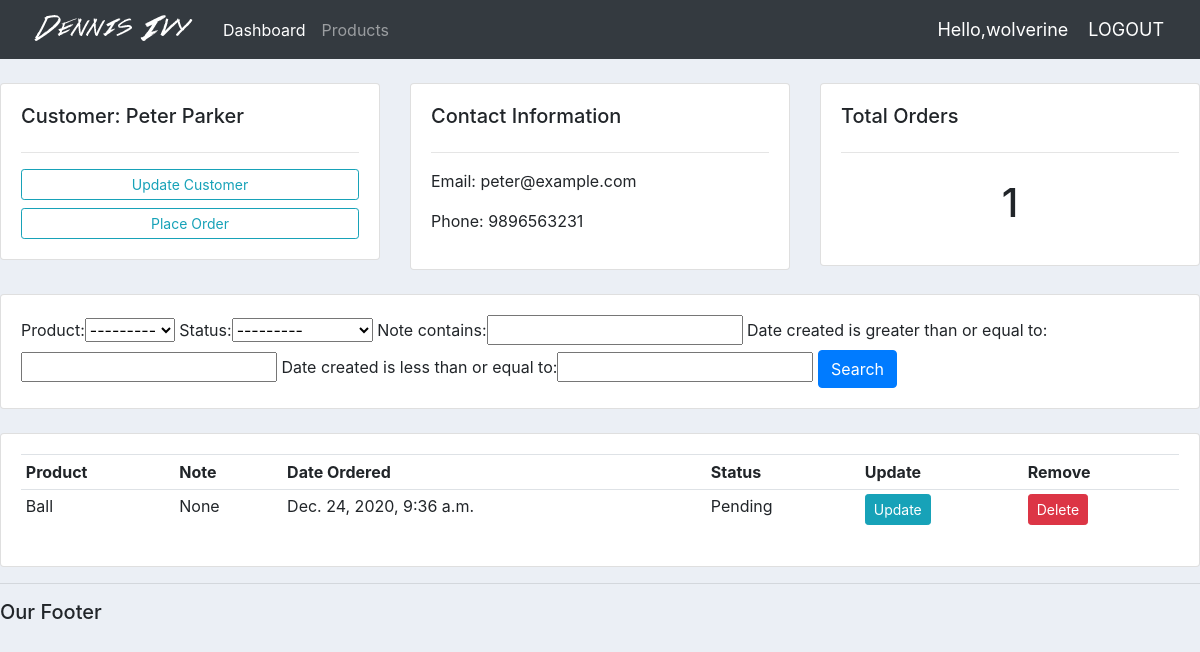
The page /customer/2/ (signed in) on the database its author committed.
### accounts/models.py (models this page shows, shortened)
class Customer(models.Model):
    user = models.OneToOneField(User, null=True, blank=True, on_delete=models.CASCADE)
    name = models.CharField(max_length=200, null=True)
    phone = models.CharField(max_length=200, null=True)
    email = models.CharField(max_length=200, null=True)
    profile_pic = models.ImageField(default="profile1.jpg", null=True, blank=True)
    date_created = models.DateTimeField(auto_now_add=True, null=True)

class Order(models.Model):
    STATUS = (
        ('Pending', 'Pending'),
        ('Out for Delivery', 'Out for Delivery'),
        ('Delivered', 'Delivered'),
    )
    customer = models.ForeignKey(Customer, null=True, on_delete=models.SET_NULL)
    product = models.ForeignKey(Product, null=True, on_delete=models.SET_NULL)
    date_created = models.DateTimeField(auto_now_add=True, null=True)
    status = models.CharField(max_length=200, null=True, choices=STATUS)
    note = models.CharField(max_length=200, null=True)

class Product(models.Model):
    CATEGORY =(
        ('Indoor', 'Indoor'),
        ('Out Door', 'Out Door'),
    )
    name = models.CharField(max_length=200, null=True)
    price = models.FloatField(null=True)
    category = models.CharField(max_length=200, null=True, choices = CATEGORY)
    description = models.CharField(max_length=200, null=True, blank=True)
    date_created = models.DateTimeField(auto_now_add=True, null=True)
    tags = models.ManyToManyField(Tag)
    def __str__(self):
        return self.name

### accounts/decorators.py (the view)
        def wrapper_func(request, *args, **kwargs):
            group = None
            if request.user.groups.exists():
                group = request.user.groups.all()[0].name
            if group in allowed_roles:
                return view_func(request, *args, **kwargs)
            else:
                return HttpResponse('You are not authorized to view this page!')

### accounts/views.py (called while the page is built)
@login_required(login_url = 'login')
@allowed_users(allowed_roles=['admin'])
def customer(request, pk_test):
    customer = Customer.objects.get(id=pk_test)
    orders = customer.order_set.all()
    order_count = orders.count()
    myFilter = OrderFilter(request.GET, queryset=orders)
    orders = myFilter.qs
    context = {'customer' :customer, 'orders' :orders, 'order_count' : order_count, 'myFilter': myFilter}
    return render(request,'accounts/customer.html', context)

### accounts/templates/accounts/customer.html
{% extends 'accounts/main.html' %}
{%  block content %}
<br>
<div class="row">
    <div class="col-md">
        <div class="card card-body">
            <h5>Customer: {{customer.name}}</h5>
            <hr>
            <a href="" class="btn btn-outline-info btn-sm btn-block">Update Customer</a>
            <a href="{% url 'create_order' customer.id %}" class="btn btn-outline-info btn-sm btn-block">Place Order</a>
        </div>
    </div>
    <div class="col-md">
        <div class="card card-body">
            <h5>Contact Information</h5>
            <hr>
            <p>Email: {{customer.email}}</p>
            <p>Phone: {{customer.phone}}</p>
        </div>
    </div>
    <div class="col-md">
        <div class="card card-body">
            <h5>Total Orders</h5>
            <hr>
            <h1 style="text-align:center; padding:10px">{{order_count}}</h1>
        </div>
    </div>
</div>
<br>
<div class="row">
    <div class="col">
        <div class="card card-body">
            <form method="get">
                {{myFilter.form}}
                <button class="btn btn-primary" type="submit">Search</button>
            </form>
        </div>
    </div>
</div>
<br>
<div class="row">
    <div class="col-md">
        <div class="card card-body">
            <table class="table table-sm">
                <tr>
                    <th>Product</th>
                    <th>Note</th>
                    <th>Date Ordered</th>
                    <th>Status</th>
                    <th>Update</th>
                    <th>Remove</th>
                </tr>
                {% for order in orders %}
                <tr>
                    <td>{{order.product}}</td>
                    <td>{{order.note}}</td>
                    <td>{{order.date_created}}</td>
                    <td>{{order.status}}</td>
                    <td><a class="btn btn-sm btn-info" href="{% url 'update_order' order.id %}">Update</a></td>
                    <td><a class="btn btn-sm btn-danger" href="{% url 'delete_order' order.id %}">Delete</a></td>
                </tr>
                {% endfor %}
            </table>
        </div>
    </div>
</div>
{% endblock %}

### accounts/templates/accounts/navbar.html (shortened to what this page needs)
{%  load static %}
<nav class="navbar navbar-expand-lg navbar-dark bg-dark">
   <img src="{% static 'images/logo.png' %}">
    <div class="collapse navbar-collapse" id="navbarNav">
      <ul class="navbar-nav">
        {% if request.user.is_staff %}
        <li class="nav-item active">
          <a class="nav-link" href="{% url 'home' %}">Dashboard</a>
        </li>
        <li class="nav-item">
          <a class="nav-link" href="{% url 'products' %}">Products</a>
        </li>
        {% else %}
        <li class="nav-item">
          <a href="{% url 'account' %}" class="nav-link">Settings</a>
        </li>
        {% endif %}
      </ul>
    </div>
    <span class="hello-msg">Hello,{{request.user}}</span>
    <span><a class="hello-msg" href="{% url 'logout' %}">LOGOUT</a></span>
  </nav>

### static/css/main.css (style rules this page uses)
body { background-color: #ebeff5; }

### accounts/templates/accounts/navbar.html (style rules this page uses)
.hello-msg { font-size: 18px; color: #fff; margin-right: 20px; }

### rows shown on the page
Customer: name "Peter Parker", email "peter@example.com", phone "9896563231"
Order: product "Ball", note "None", date_created "Dec. 24, 2020, 9:36 a.m.", status "Pending"

### other values the page prints
{{ request.user }} "wolverine"
{{ order_count }} "1"
